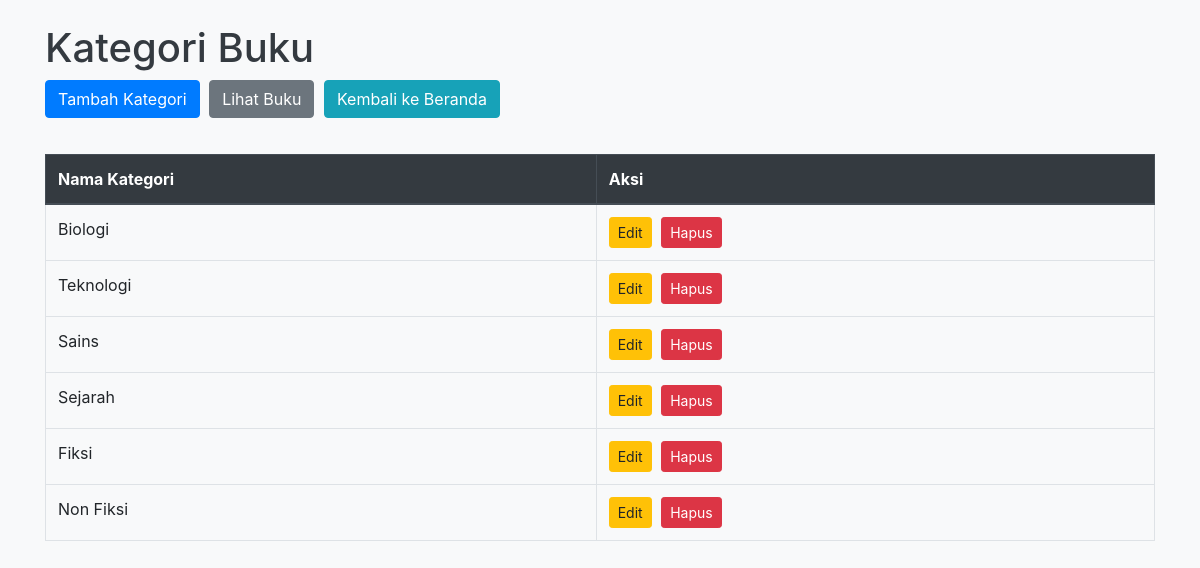
/categories/index.php, run on the app's committed database.
### tables this page shows
CREATE TABLE `categories` (
  `id` int NOT NULL,
  `name` varchar(255) NOT NULL
);

### categories/index.php (the view, shortened to what this page needs)
<?php
include '../config.php';
$result = $conn->query("SELECT * FROM categories");
?>
<!DOCTYPE html>
<html>
<head>
    <link href="https://maxcdn.bootstrapcdn.com/bootstrap/4.5.2/css/bootstrap.min.css" rel="stylesheet">
    <link href="categories.css" rel="stylesheet">
</head>
<body>
    <div class="container">
        <h1 class="mt-4">Kategori Buku</h1>
        <div class="mb-3">
            <a href="create.php" class="btn btn-primary">Tambah Kategori</a>
            <a href="../books/index.php" class="btn btn-secondary">Lihat Buku</a>
            <a href="../index.php" class="btn btn-info">Kembali ke Beranda</a>
        </div>
        <div class="table-responsive">
            <table class="table table-bordered">
                <thead class="thead-dark">
                    <tr>
                        <th>Nama Kategori</th>
                        <th>Aksi</th>
                    </tr>
                </thead>
                <tbody>
                    <?php while ($row = $result->fetch_assoc()) { ?>
                        <tr>
                            <td><?php echo htmlspecialchars($row['name']); ?></td>
                            <td>
                                <a href="edit.php?id=<?php echo $row['id']; ?>" class="btn btn-warning btn-sm action-btn">Edit</a>
                                <a href="delete.php?id=<?php echo $row['id']; ?>" class="btn btn-danger btn-sm action-btn">Hapus</a>
                            </td>
                        </tr>
                    <?php } ?>
                </tbody>
            </table>
        </div>
    </div>
</body>
</html>

### categories/categories.css (style rules this page uses)
body { background-color: #f8f9fa; }
h1 { color: #343a40; }
.table { margin-top: 20px; }
.btn { margin-right: 5px; }

### data on the page
categories: name "Biologi"
categories: name "Teknologi"
categories: name "Sains"
categories: name "Sejarah"
categories: name "Fiksi"
categories: name "Non Fiksi"
